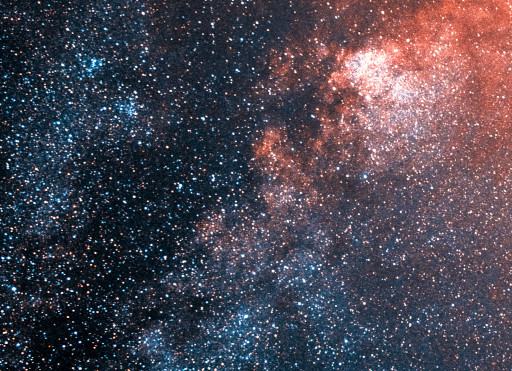
#> input picture resources/example-image.jpg, 512 x 371 px
$ python -i conversion.py   (imports and definitions only)
#> lines starting #> are read from the running program, lines starting #| are printed output that depends on the picture
# This file is part of pixelart-palette-converter.
# Copyright (C) 2023  Jan Mittendorf
#
# This program is free software: you can redistribute it and/or modify
# it under the terms of the GNU General Public License as published by
# the Free Software Foundation, either version 3 of the License, or
# (at your option) any later version.
#
# This program is distributed in the hope that it will be useful,
# but WITHOUT ANY WARRANTY; without even the implied warranty of
# MERCHANTABILITY or FITNESS FOR A PARTICULAR PURPOSE.  See the
# GNU General Public License for more details.
#
# You should have received a copy of the GNU General Public License
# along with this program.  If not, see <https://www.gnu.org/licenses/>.

import numpy as np
from PIL import Image

from .typing import RGBColor


# [24 lines that did not run here, left out]


def _downsample_image(
    image: Image.Image, factor: int, resampling_mode: Image.Resampling
) -> Image.Image:
    if factor < 1:
        raise ValueError("Downsampling factor must not be smaller than 1")

    img_width, img_height = image.size

    new_width = img_width // factor
    new_height = img_height // factor

    return image.resize((new_width, new_height), resample=resampling_mode)


def _adjust_brightness_and_contrast(
    image: Image.Image, brightness_adjustment: float, contrast_adjustment: float
) -> Image.Image:
    # Algorithm adapted from GIMP (GNU Image Manipulation Program):
    # https://github.com/GNOME/gimp/blob/master/app/operations/gimpoperationbrightnesscontrast.c

    image_array = np.asarray(image) / 255

    if brightness_adjustment == 0:
        pass
    elif brightness_adjustment < 0:
        image_array *= 1 + 0.5 * brightness_adjustment
    else:
        image_array = image_array + (1 - image_array) * 0.5 * brightness_adjustment

    if contrast_adjustment != 0:
        contrast_factor = np.tan(0.25 * (1 + contrast_adjustment) * np.pi)
        image_array = (image_array - 0.5) * contrast_factor + 0.5

    image_array = (image_array.clip(min=0, max=1) * 255).astype(np.uint8)

    return Image.fromarray(image_array)


# [14 lines that did not run here, left out]

>>> import cv2
>>> picture = cv2.imread('../resources/example-image.jpg', cv2.IMREAD_GRAYSCALE)
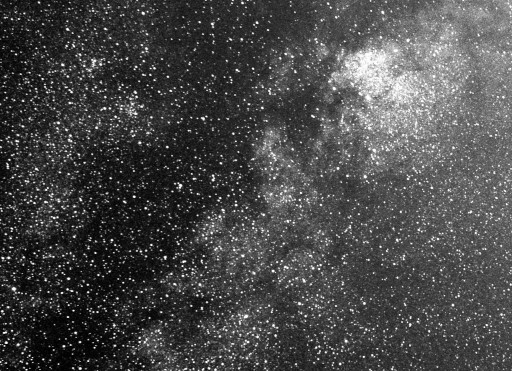
#> picture: shape (371, 512); min 0, max 255, mean 72.2
#> (the run stopped early here; a loop or call above may not have finished)
